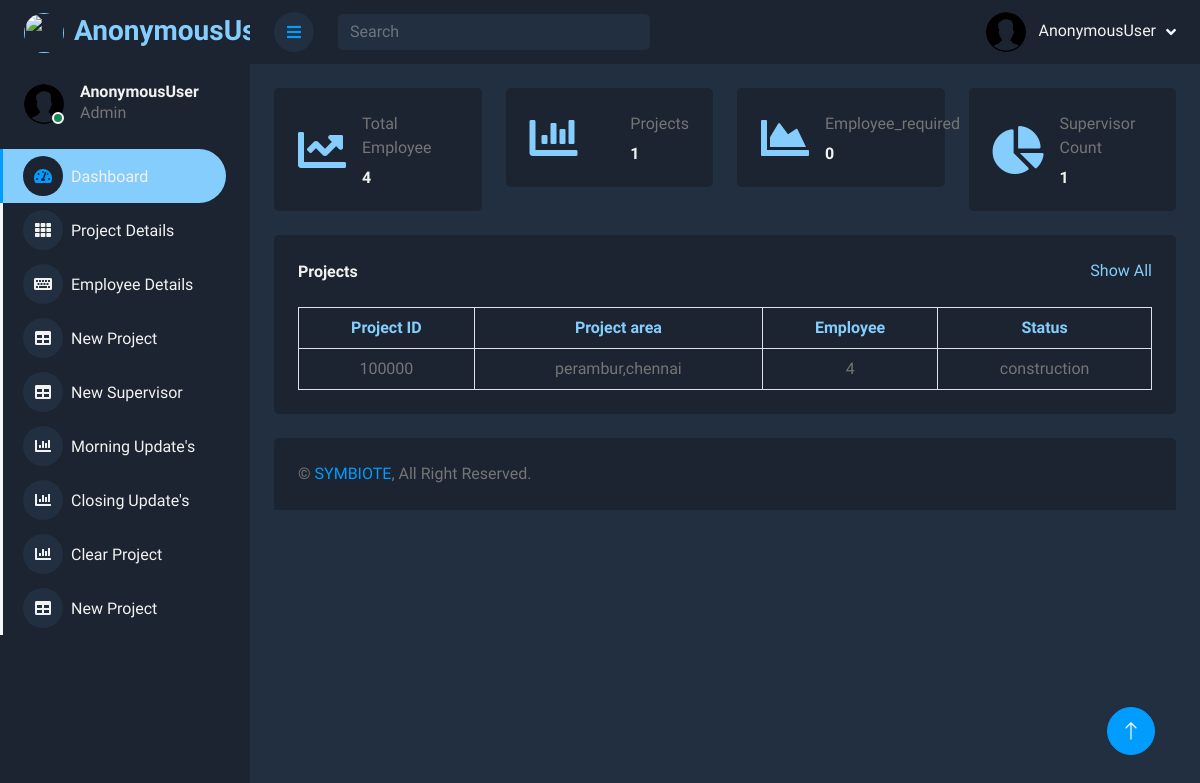
/admin_page, run on an earlier commit of the app's database.
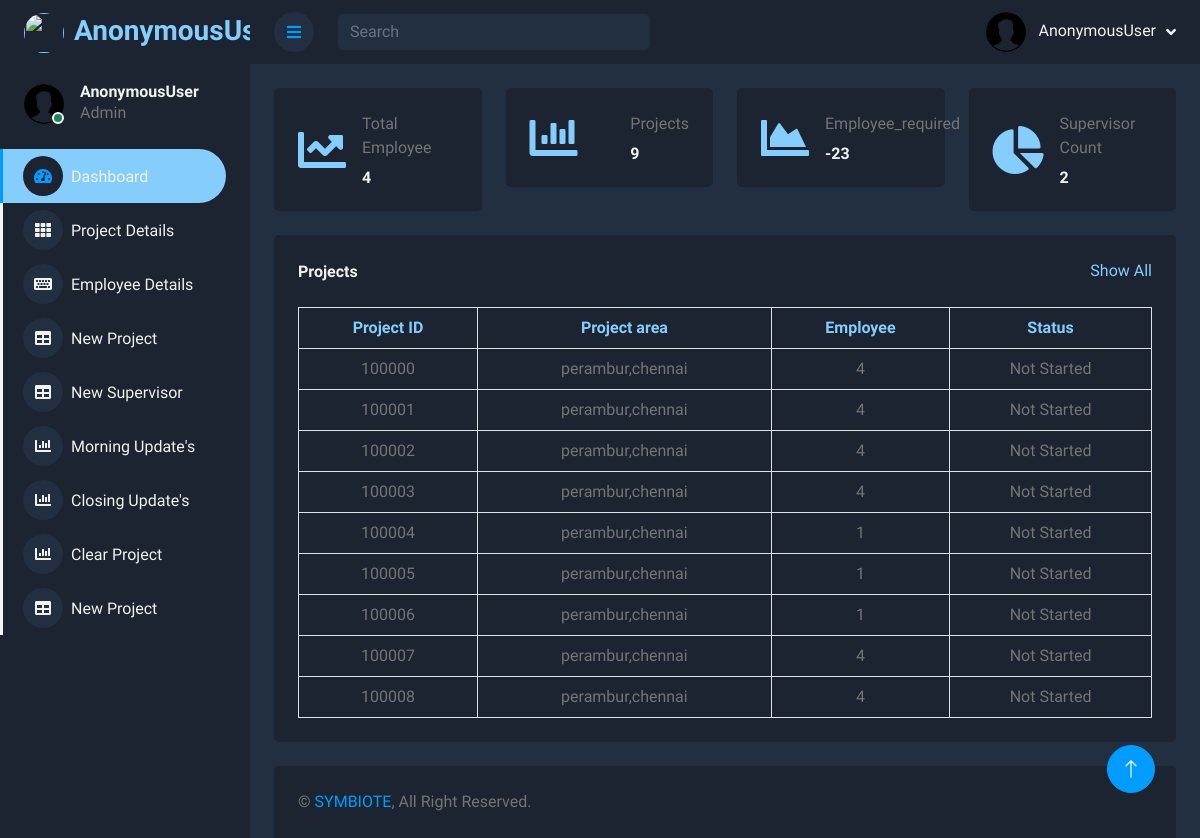
And on a later commit of the database.
### symbiote/models.py (models this page shows, shortened)
class project(models.Model):
    project_id=models.IntegerField()
    project_area=models.CharField(max_length=100)
    employee_required=models.IntegerField()
    status=models.CharField(max_length=100,default="Not Started")
    supervisor=models.CharField(max_length=100)
    phone_number=models.IntegerField()
    from_date=models.DateField()
    to_date=models.DateField()

### symbiote/views.py (the view)
# urls.py: path('admin_page', views.admin_page, name="admin_page"),
def admin_page(request):
    supervisor_count = len(supervisor_detail.objects.all())
    project_count = len(project.objects.all())
    employee_count = len(employee_details.objects.all())
    employee_required = 0
    for i in project.objects.all():
        employee_required += int(i.employee_required)
    projects = project.objects.all()
    return render(request, 'symbiote/admin_page.html',
                  {"username": request.user, 'supervisor_count': supervisor_count, 'project_count': project_count,
                   'employee_required': employee_count - employee_required, 'total_employee': employee_count,
                   'projects': projects})

### symbiote/templates/symbiote/admin_page.html (shortened to what the changed rows need)
{% load static %}
<!DOCTYPE html>
<html lang="en">
<head>
    <link href="https://cdnjs.cloudflare.com/ajax/libs/font-awesome/5.10.0/css/all.min.css" rel="stylesheet">
    <link href="https://cdn.jsdelivr.net/npm/bootstrap-icons@1.4.1/font/bootstrap-icons.css" rel="stylesheet">
    <link href="{%  static 'symbiote/index_styles/lib/owlcarousel/assets/owl.carousel.min.css' %}" rel="stylesheet">
    <link href="{%  static 'symbiote/index_styles/lib/tempusdominus/css/tempusdominus-bootstrap-4.min.css' %}" rel="stylesheet" />
    <link href="{%  static 'symbiote/index_styles/css/bootstrap.min.css' %}" rel="stylesheet">
    <link href="{%  static 'symbiote/index_styles/css/style.css' %}" rel="stylesheet">
</head>
<body style="background: #1B2430">
    <div class="container-xxl position-relative d-flex p-0" >
        <div class="content">
            <div class="container-fluid pt-4 px-4">
                <div class="row g-4">
                    <div class="col-sm-6 col-xl-3">
                        <div class="bg-light rounded d-flex align-items-center justify-content-between p-4">
                            <div class="ms-3">
                                <p class="mb-2">Projects</p>
                                <h6 class="mb-0">{{ project_count }}</h6>
                            </div>
                        </div>
                    </div>
                    <div class="col-sm-6 col-xl-3">
                        <div class="bg-light rounded d-flex align-items-center justify-content-between p-4">
                            <div class="ms-3">
                                <p class="mb-2">Employee_required</p>
                                <h6 class="mb-0">{{ employee_required }}</h6>
                            </div>
                        </div>
                    </div>
                    <div class="col-sm-6 col-xl-3">
                        <div class="bg-light rounded d-flex align-items-center justify-content-between p-4">
                            <div class="ms-3">
                                <p class="mb-2">Supervisor Count</p>
                                <h6 class="mb-0">{{ supervisor_count }}</h6>
                            </div>
                        </div>
                    </div>
                </div>
            </div>
            <div class="container-fluid pt-4 px-4">
                <div class="bg-light text-center rounded p-4">
                    <div class="table-responsive">
                        <table class="table text-start align-middle table-bordered table-hover mb-0">
                            <thead>
                                <tr class="text-dark">
                                    <th scope="col" style="text-align: center">Project ID</th>
                                    <th scope="col" style="text-align: center">Project area</th>
                                    <th scope="col" style="text-align: center">Employee</th>
                                    <th scope="col" style="text-align: center">Status</th>
                                </tr>
                            </thead>
                            <tbody>
                                {% for i in projects %}
                                <tr>
                                    <td style="text-align: center">{{ i.project_id }}</td>
                                    <td style="text-align: center">{{ i.project_area }}</td>
                                    <td style="text-align: center">{{ i.employee_required }}</td>
                                    <td style="text-align: center">{{ i.status }}</td>
                                </tr>
                                {% endfor %}
                            </tbody>
                        </table>
                    </div>
                </div>
            </div>
        </div>
    </div>
</body>
</html>

What changed in the data, as far as the page shows it:
removed project: project_id "100000", project_area "perambur,chennai", employee_required "4", status "construction"
added project: project_id "100000", project_area "perambur,chennai", employee_required "4", status "Not Started"
added project: project_id "100001", project_area "perambur,chennai", employee_required "4", status "Not Started"
added project: project_id "100002", project_area "perambur,chennai", employee_required "4", status "Not Started"
added project: project_id "100003", project_area "perambur,chennai", employee_required "4", status "Not Started"
added project: project_id "100004", project_area "perambur,chennai", employee_required "1", status "Not Started"
added project: project_id "100005", project_area "perambur,chennai", employee_required "1", status "Not Started"
added project: project_id "100006", project_area "perambur,chennai", employee_required "1", status "Not Started"
added project: project_id "100007", project_area "perambur,chennai", employee_required "4", status "Not Started"
added project: project_id "100008", project_area "perambur,chennai", employee_required "4", status "Not Started"
Also different on the page:
{{ project_count }}: "1" → "9"
{{ employee_required }}: "0" → "-23"
{{ supervisor_count }}: "1" → "2"
